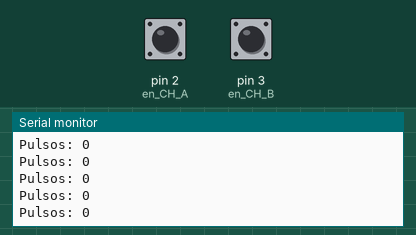
The sketch below on a simulated Arduino Uno, built with avr-gcc and run on an emulated ATmega328P. On the bench: the last lines printed to the serial monitor. The test bench sets the inputs (shaded band); at power-on: pin 2 (en_CH_A) HIGH, pin 3 (en_CH_B) HIGH.

Above: at 1.2 s.
1.3 s: pin 2 (en_CH_A) pulled LOW for 0.15 s
At 2.1 s:
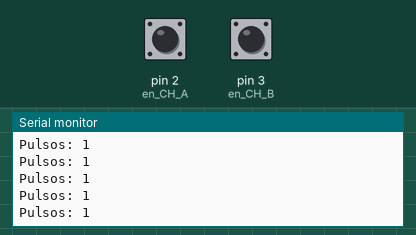
4.4 s: pin 2 (en_CH_A) pulled LOW for 1 s
At 5.5 s:
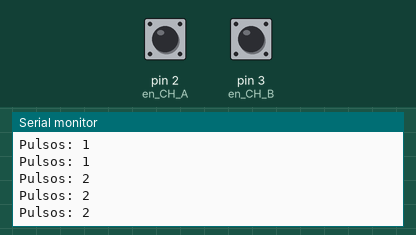
Timing chart, 0 to 7.4 s (numbered marks = the images above; inputs shaded):
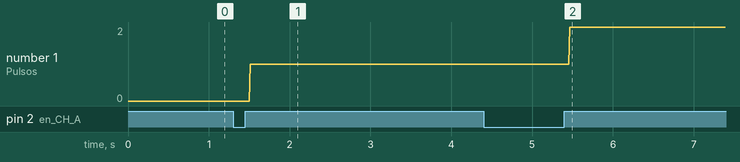

The sketch:

motor-encoder.ino
```cpp
//Pines 2 y 3 de arduino con soporte para
//interrupciones, sirve para detectar los pulsos
#define en_CH_A 2
#define en_CH_B 3
//Se cuentan los pulsos que hay en las vueltas
volatile long cont_pulsos= 0;

void setup() {

  //Se inicia la comunicación en serie con 9600bps
  Serial.begin(9600);

  /*Se define como entrada el pin 2 para que detecte
  el estado del encoder y se define como entrada el pin 3
  para determinar si va en sentido horario o antihorario
  el motor*/
  pinMode(en_CH_A, INPUT_PULLUP);
  pinMode(en_CH_B, INPUT_PULLUP);

  //Cada flanco ascendente se detecta como un pulso
  attachInterrupt(digitalPinToInterrupt(en_CH_A), contar_pulsos, RISING);
  }

void loop() {

    Serial.print("Pulsos: ");
    Serial.println(cont_pulsos);
}

//Incrementa o decrementa en 1 cada pulso detectado
void contar_pulsos() {
  if (digitalRead(en_CH_B) == HIGH){
    cont_pulsos++; //Sentido horario
  } else {
    cont_pulsos--; //Sentido antihorario
    }
}
```

Measured:
- after the input at 1.3 s, the serial monitor: prints a new line after 0.21 s (image 1)
- after the input at 4.4 s, the serial monitor: prints a new line after 1.1 s (image 2)
- plotted number 1: 0 → 1 after the input at 1.3 s, 1 → 2 after the input at 4.4 s
